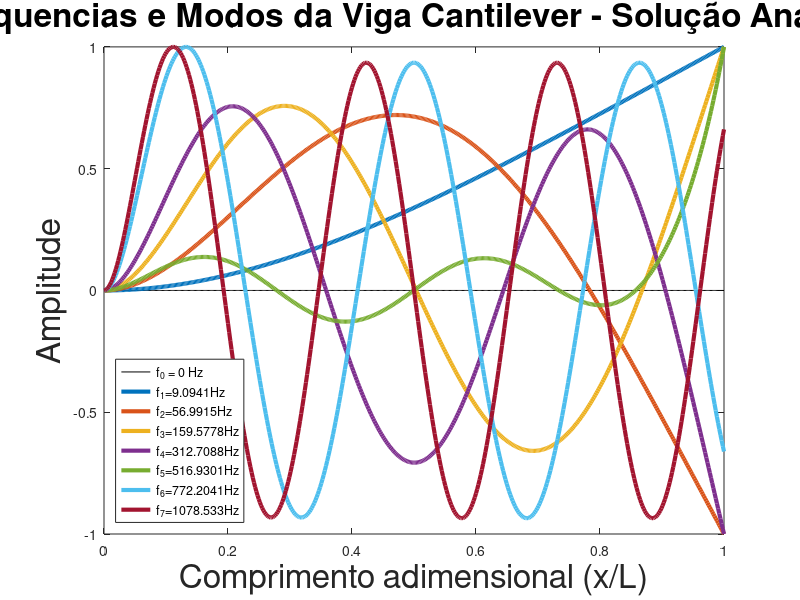

MATLAB code to generate this figure: (Note: this script raises an error after producing the figure.)
%  Solução Analitica da Viga Engastada-Livre, Campinas 29/05/2020. Zema
%   Blevins, R.D., Formulas for natural frequency and mode shape, Van
%   Nostran, 1979, pag. 108.
%
clear all; close all; clc
%    Dados Viga experimental de Proc. Sinais
% ii=sqrt(-1);
E0=2.1e11 % modulo de elasticidade a�o [Pa]
rho=7850 % densidade a�o [kg/m3]
%eta=0.01 % fator de perda
E=E0;
% E=E0*(1+ii*eta) % modulo de elasticidade complexo
% E=0.69e11 % modulo de elasticidade Al [Pa]
% rho=2700 % densidade Al [kg/m3]
%
b=0.0195  % base da seção transversal [m]
h=0.003   % altura da seção transversal [m]
L=0.525   % comprimento da viga [m]
%
% b=0.04  % base da seção transversal [m]
% h=0.003   % altura da seção transversal [m]
% L=0.65   % comprimento da viga [m]
%
m=rho*b*h   %  massa por unidade de comprimento [kg/m]
I=b*h^3/12    % momentode inércia
nmod=7 % numero de modos
lambda=[1.87510407 4.69409113 7.85475744 10.99554073 14.13716839 pi*(2*6-1)/2 pi*(2*7-1)/2]; % constante 
sigma=[0.734095514 1.018467319 0.999224497 1.000033553 0.99998550 1.0 1.0];   % da solução analitica
dx=0.001; % discretização do espaço                                                       
x=[0:dx:L]; % vetor do espaço discretizado
d=x/L ; % vetor de espaço admensional
phi=[];
for i=1:nmod
    f(i)=((lambda(i)^2/(2*pi*L^2))*sqrt(E*I/m));   % frequencia natural
    %lambda(i)
    for j=1:length(d)
        phi(j,i)=cosh(lambda(i)*d(j))-cos(lambda(i)*d(j))...
       -sigma(i)*(sinh(lambda(i)*d(j))-sin(lambda(i)*d(j))); % forma do modo
    end
    phin(:,i)=phi(:,i)/max(abs(phi(:,i)));  % normalização unitária
end
phi0=zeros(size(phi(:,1)));  % vetor do modo zero
disp('Frequencias Naturais')
f
disp('Forma dos modos')
phi;
figure
plot(d,phi0,'k',d,phin,'LineWidth',3.0)
title('Frequencias e Modos da Viga Cantilever - Solução Analitica', 'FontSize', 24)
xlabel('Comprimento adimensional (x/L)', 'FontSize', 24)
ylabel('Amplitude', 'FontSize', 24)
lgd=legend({['f_0 = 0 Hz'],['f_1=' num2str(f(1)) 'Hz'],['f_2=' num2str(f(2)) 'Hz'],...
    ['f_3=' num2str(f(3)) 'Hz'],['f_4=' num2str(f(4)) 'Hz'],['f_5=' num2str(f(5)) 'Hz'],...
    ['f_6=' num2str(f(6)) 'Hz'],['f_7=' num2str(f(7)) 'Hz']},'Location','southwest');
lgd.FontSize=16;
grid
